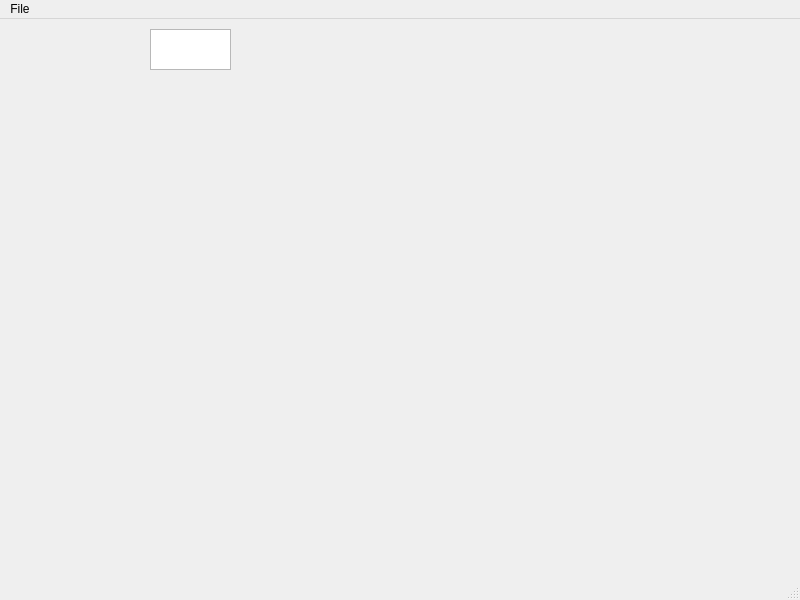
<?xml version="1.0" encoding="UTF-8"?>
<ui version="4.0">
 <class>MainWindow</class>
 <widget class="QMainWindow" name="MainWindow">
  <property name="geometry">
   <rect>
    <x>0</x>
    <y>0</y>
    <width>800</width>
    <height>600</height>
   </rect>
  </property>
  <property name="windowTitle">
   <string>MainWindow</string>
  </property>
  <property name="dockNestingEnabled">
   <bool>false</bool>
  </property>
  <widget class="QWidget" name="centralwidget">
   <widget class="QTextEdit" name="textEdit">
    <property name="geometry">
     <rect>
      <x>150</x>
      <y>10</y>
      <width>81</width>
      <height>41</height>
     </rect>
    </property>
   </widget>
  </widget>
  <widget class="QMenuBar" name="menubar">
   <property name="geometry">
    <rect>
     <x>0</x>
     <y>0</y>
     <width>800</width>
     <height>18</height>
    </rect>
   </property>
   <widget class="QMenu" name="menuFile">
    <property name="title">
     <string>File</string>
    </property>
    <addaction name="actionEnableMe"/>
   </widget>
   <addaction name="menuFile"/>
  </widget>
  <widget class="QStatusBar" name="statusbar"/>
  <action name="actionEnableMe">
   <property name="checkable">
    <bool>true</bool>
   </property>
   <property name="checked">
    <bool>true</bool>
   </property>
   <property name="icon">
    <iconset theme="QIcon::ThemeIcon::DocumentSave"/>
   </property>
   <property name="text">
    <string>EnableMe</string>
   </property>
  </action>
 </widget>
 <resources/>
 <connections/>
</ui>
